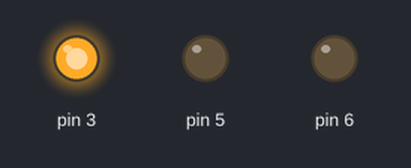
Simulated run of this sketch. Board: Arduino Uno, built with avr-gcc and run on an emulated ATmega328P. Parts: output pins drawn as LEDs (lit = HIGH).

Above: at 0.07 s.
At 0.21 s:
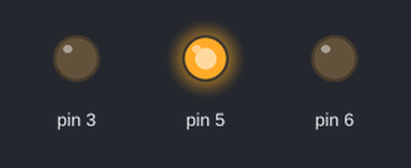
At 0.64 s:
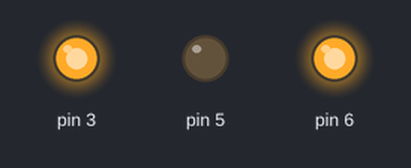
At 1.35 s:
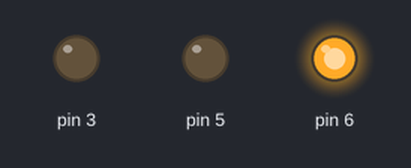
At 1.93 s:
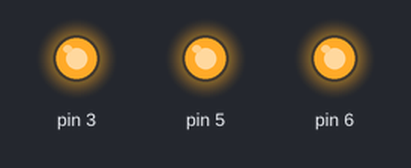
At 2.78 s:
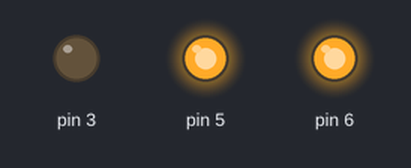
Timing chart, 0 to 3.1 s (numbered marks = the images above):
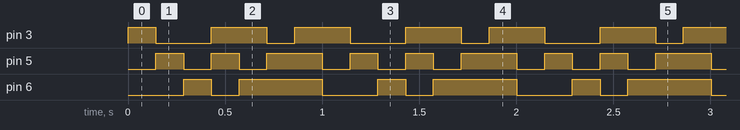

Measured:
- by itself, pin 3: repeats every 1.0 s: LOW 0.29 s, HIGH 0.29 s, LOW 0.14 s, HIGH 0.29 s
- by itself, pin 5: repeats every 1.0 s: LOW 0.14 s, HIGH 0.14 s, LOW 0.14 s, HIGH 0.29 s, LOW 0.14 s, HIGH 0.14 s
- by itself, pin 6: repeats every 1.0 s: LOW 0.14 s, HIGH 0.43 s, LOW 0.29 s, HIGH 0.14 s

The sketch:

__1-3.ino
```cpp
void setup()
{
  pinMode(3, OUTPUT);
  pinMode(5, OUTPUT);
  pinMode(6, OUTPUT);
}

void loop()
{
  analogWrite(3, 255);
  analogWrite(5, 0);
  analogWrite(6, 0);
  delay(143);
  analogWrite(3, 0);
  analogWrite(5, 255);
  analogWrite(6, 0);
  delay(143);
  analogWrite(3, 0);
  analogWrite(5, 0);
  analogWrite(6, 255);
  delay(143);
  analogWrite(3, 255);
  analogWrite(5, 255);
  analogWrite(6, 0);
  delay(143);
  analogWrite(3, 255);
  analogWrite(5, 0);
  analogWrite(6, 255);
  delay(143);
  analogWrite(3, 0);
  analogWrite(5, 255);
  analogWrite(6, 255);
  delay(143);
  analogWrite(3, 255);
  analogWrite(5, 255);
  analogWrite(6, 255);
  delay(143);
}
```
